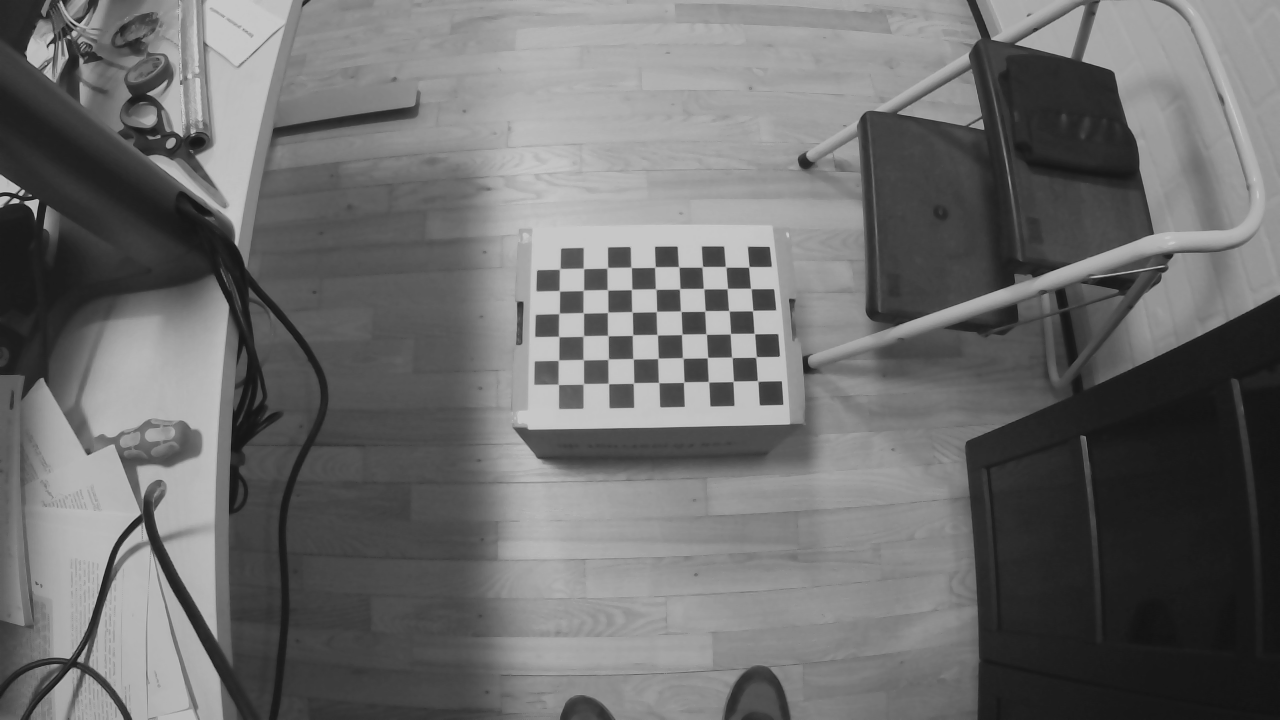
#> input picture calibration/data/left-0000.png, 1280 x 720 px
$ jupyter execute sandbox.ipynb
#> lines starting #> are read from the running program, lines starting #| are printed output that depends on the picture; after the words box and inside, x2 and y2 are one past the last pixel; in counts of white or black regions, pixels touching at a corner belong together
[cell 1]
import cv2
import numpy as np
import cv2
import matplotlib.pyplot as plt
from mpl_toolkits.mplot3d import Axes3D

data = np.load('calibration/stereo.npz')
#> (reads calibration/stereo.npz from the repository)
cameraMatrix1, distCoeffs1, cameraMatrix2, distCoeffs2, R, Tr, E, F = data['arr_0'], data[
    'arr_1'], data['arr_2'], data['arr_3'], data['arr_4'], data['arr_5'], data['arr_6'], data['arr_7']

data = np.load('calibration/rectify.npz')
#> (reads calibration/rectify.npz from the repository)
R1, R2, P1, P2, Q, validPixROI1, validPixROI2 = data['arr_0'], data['arr_1'], data[
    'arr_2'], data['arr_3'], data['arr_4'], data['arr_5'], data['arr_6']

pts1 = np.array([
    [444, 842],
    [466, 853],
    [488, 896],
    [466, 853],
    [466, 857],
    [464, 847],
    [493, 869],
    [500, 868],
    [488, 896],
    [484, 925],
    [497, 870],
    [320, 849],
    [371, 843],
    [344, 851],
    [360, 844],
    [408, 864],
    [333, 839],
    [366, 844],
    [333, 839],
    [372, 828],
    [372, 828]
])

pts2 = np.array([
    [355, 845],
    [375, 855],
    [396, 901],
    [375, 855],
    [375, 860],
    [474, 817],
    [401, 873],
    [408, 872],
    [396, 901],
    [474, 817],
    [499, 837],
    [375, 860],
    [443, 932],
    [462, 911],
    [452, 929],
    [478, 799],
    [434, 926],
    [478, 799],
    [496, 910],
    [497, 923],
    [496, 910]])

x = []
y = []
z = []
for p1, p2 in zip(pts1, pts2):
    pt3D = cv2.triangulatePoints(P1, P2, p2, p1)
    pt3D = pt3D / pt3D[-1]
    x.append(pt3D[0][0])
    y.append(pt3D[1][0])
    z.append(pt3D[2][0])

[cell 2]
import numpy as np

[cell 3]
# x y z x_dt y_dt z_dt x_dt2 y_dt2 z_dt2
x = np.array([[0,0,0,0,0,0,0,0,0]]).T
dt = 1/30
F = np.eye(9)
F[0][3] = dt
F[1][4] = dt
F[2][5] = dt
F[0][6] = dt**2
F[1][7] = dt**2
F[2][8] = dt**2

[cell 4]
np.eye(9,9) * 1000

[cell 5]
img = cv2.imread('calibration/data/left-0000.png')
#> img is the input picture: shape (720, 1280, 3); min 18, max 201, mean 109.2
img = cv2.circle(img, (int(pts1[0][1]),int(pts1[0][0])), radius=5, color=(255,0,0), thickness=3)
#> img: shape (720, 1280, 3); 0.02% of pixels changed, all inside (x1, y1, x2, y2) = (835, 437, 850, 452)
plt.imshow(img), int(pts1[0][0]),int(pts1[0][1])

[cell 6]
pts1.reshape(2,-1)

[cell 7]
P1,P2

[cell 8]
pts1 = np.array([
 [925,361],
 [947,372],
 [969,415],
 [947,372],
 [947,376]])
pts2 = np.array([
 [836, 364],
 [856, 374],
 [877, 420],
 [856, 374],
 [856, 379]])

pts1 = np.array([
 [925, 361],
 [947, 372],
 [969, 415],
 [947, 372],
 [947, 376],
 [945, 366],
 [974, 388],
 [981, 387],
 [969, 415],
 [965, 444]])

pts2 = np.array([
 [836, 364],
 [856, 374],
 [877, 420],
 [856, 374],
 [856, 379],
 [955, 336],
 [882, 392],
 [889, 391],
 [877, 420],
 [955, 336]])

pts1,pts2.T.shape

[cell 9]
pts3D = cv2.triangulatePoints(P1, P2, pts1.T,pts2.T)
pts3D.T

[cell 10]
x = []
y = []
z = []
for i in range(10):
    print(pts3D.T[i] / pts3D.T[i][-1])
    p  = pts3D.T[i] / pts3D.T[i][-1]
    x.append(p[0])
    y.append(p[1])
    z.append(p[2])

[cell 11]
sum(x)/10, sum(y)/10, sum(z)/10
# could actually project to the camera and see if it lands!

[cell 12]
pts3D = cv2.triangulatePoints(P1, P2, pts1.reshape(2,-1),pts2.reshape(2,-1))

x = []
y = []
z = []
for pt3D in pts3D.T:

    p = pt3D.copy()
    print(p)
    if p[-1] != 0 and abs(p[-1]) != 1:
        p = p / p[-1]
        x.append(p[0])
        y.append(p[1])
        z.append(p[2])
x

[cell 13]
fig = plt.figure()
ax = plt.axes(projection='3d')
# Data for a three-dimensional line
ax.scatter3D(x[:10], y[:10], z[:10])
plt.show()
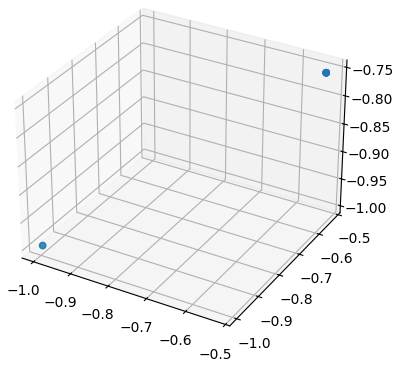
#> figure drawn by matplotlib, 1 panel
